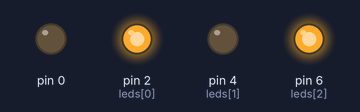
Simulated run of this sketch. Board: Arduino Uno, built with avr-gcc and run on an emulated ATmega328P. Shown: output pins drawn as LEDs (lit = HIGH).

Above: at 0.5 s.
At 3.5 s:
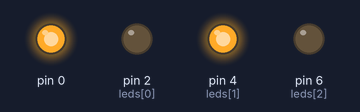
Timing chart, 0 to 4.6 s (numbered marks = the images above):
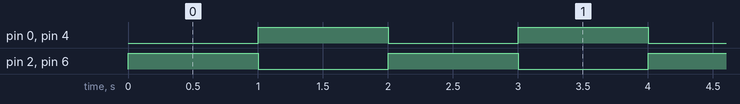

Measured:
- by itself, pin 0, pin 2 (leds[0]), pin 4 (leds[1]), pin 6 (leds[2]): alternates HIGH for 1.0 s and LOW for 1.0 s

The sketch:

main.ino
```cpp
#include <Arduino.h>

using low_int = unsigned short int;
const low_int leds[] = {2, 4, 6};
const low_int max_leds_range[] = {2, 13};

void shutdown_outputs();
void setup();
void loop();

void shutdown_outputs()
{
    for (low_int index = max_leds_range[0]; index <= max_leds_range[1]; index++)
        digitalWrite(index, LOW);
}

void setup()
{
    for (low_int index = 0; index < sizeof(leds); index++)
        pinMode(leds[index], OUTPUT);

    shutdown_outputs();
}

const low_int deferred(const low_int pad)
{
    if (pad != 0 && pad != 1) return 0;
    for (low_int index = 0; index < sizeof(leds); index++)
    {
        if (index % 2 == pad)
        {
            digitalWrite(leds[index], HIGH);
        }
        else
        {
            digitalWrite(leds[index], LOW);
        }
    }
    return (pad % 2 == 0) ? pad + 1 : pad - 1;
}

void loop()
{
    const low_int pad = deferred(0);
    delay(1000);
    deferred(pad);
    delay(1000);
}
```
